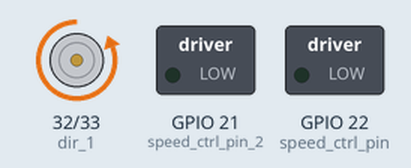
Recording of a sketch running on a simulated ESP32. Shown: motor-driver pin pairs drawn as motors (green arrow = first pin HIGH = forward, orange = second pin HIGH = backward, longer = more drive), switched loads named in the sketch (green lamp = pin HIGH). What the sketch prints to the serial monitor is not drawn.

Above: at 0.2 s.
Timing chart, 0 to 1.7 s (numbered marks = the images above):
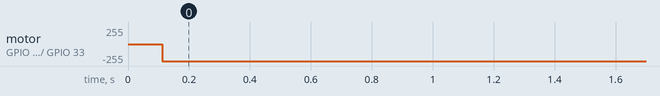

The sketch:

car_joystick.ino
```cpp
#include <WiFi.h>
#include <WiFiUdp.h>
#define ANALOG_PIN A4// potentiometer connected to A4
#define RESOLUTION_BITS 8
#define RESOLUTION ((1<<RESOLUTION_BITS)-1)
#define LEDC_FREQ_HZ 5000
#define speed_1 0 // use first channel of 16
#define speed_2 1 // use first channel of 16
#define speed_ctrl_pin 22
#define speed_ctrl_pin_2 21

int dir_1 = 32; // direction of motor
int dir_2 = 33; // direction of motor
const char* ssid     = "meam510";// create the WiFi name
const char* password = "gooooooo";// create the WiFi password

WiFiUDP UDPTestServer;// set the WiFi to UDP mode
unsigned int udpLocalPort=2801;// create the local port
unsigned int udpTargetPort=2801; // create the target port
const int packetSize = 10;// set packet size
char sendBuffer[packetSize];// set the sending packet
char receiveBuffer[packetSize];// set the receive packet
char number1[packetSize];
char receive_number[packetSize];// set the recive number packet
int xaxis; // variable for x axis value
int yaxis; // variable for y axis value
int right; // speed of right wheel
int left; // speed of left wheel
IPAddress ipTarget(192, 168, 1, 174); // Yuchen Sun's IP
IPAddress ipLocal(192, 168, 1, 165);  // Shallchee Shih's IP

void setup() {
  // set the Wifi as AP mode
  Serial.begin(115200);
  Serial.print("Connecting to ");  Serial.println(ssid);
  WiFi.mode(WIFI_AP);  //set as AP mode
  WiFi.softAP(ssid,password);
  delay(100);
  WiFi.softAPConfig(ipLocal, IPAddress(192, 168, 1, 1), IPAddress(255, 255, 255, 0));
  UDPTestServer.begin(udpLocalPort); // UDP begin
  Serial.println("WiFi connected as "); Serial.print(WiFi.localIP());
  // pin set up
  pinMode(dir_1, OUTPUT);
  pinMode(dir_2,OUTPUT);
  ledcSetup(speed_1, LEDC_FREQ_HZ,RESOLUTION_BITS);
  ledcSetup(speed_2, LEDC_FREQ_HZ,RESOLUTION_BITS);
  ledcAttachPin(speed_ctrl_pin,speed_1);
  ledcAttachPin(speed_ctrl_pin_2,speed_2);
}

void UDPreceiveData() {// write the recieve packet here
  int cb = UDPTestServer.parsePacket();// determine whether there is a sending packet.
  if (cb) { // recieve the sending packet
    UDPTestServer.read(receiveBuffer, packetSize);
    xaxis=receiveBuffer[0]&0b1111111111;
    yaxis=receiveBuffer[1]&0b1111111111;
    Serial.print("receive:");
    Serial.printf("%d\n",receive_number[0]);
    Serial.printf("%d\n", receive_number[1]);
    Serial.println("End of receiving");
  }
}

void loop() {
  delay(1);
  UDPreceiveData();
  delay(10);
  Serial.println("xaxis");
  Serial.printf("%d\n",xaxis);
  Serial.println("yaxis");
  Serial.printf("%d\n",yaxis);
  // Y axis used for forward and backward control
  if(yaxis < 470){
    //Set the motors backward
    digitalWrite(dir_1,LOW);
    digitalWrite(dir_2,HIGH);
    // Convert the yaxis value to speed
    right = map(yaxis,470,0,0,255);
    left = map(yaxis,470,0,0,255);
  }
  else if(yaxis > 550){
    //Set the motors forward
    digitalWrite(dir_1,HIGH);
    digitalWrite(dir_2,LOW);
    // Convert the yaxis value to speed
    right = map(yaxis,550,1023,0,255);
    left =  map(yaxis,550,1023,0,255);
  }
  else{
    right = 0;
    left = 0;
  }

  // X-axis used for left and right control
  if (xaxis < 470){
    // Convert the x axis value to speed
    int xMapped = map(xaxis,470,0,0,255);
    // move left - differential speed control
    left = left - xMapped;
    right = right - xMapped;
    // confined range
    if (left <0){
      left = 0;
    }
    if (right > 255){
      right = 255;
    }
  }
  if (xaxis > 550){
    // Convert the x axis value to speed
    int xMapped = map(xaxis,550,1023,0,255);
    // move right - differential speed control
    left = left + xMapped;
    right = right - xMapped;
    if (left > 255){
      left = 255;
    }
    if (right < 0){
      right = 0;
    }
  }

  // prevent buzzing at low speed
  if (left < 128){
    left = 0;
  }
  if (right <128){
    right = 0;
  }

  // send pwm signal to motors
  ledcWrite(speed_1,right);
  ledcWrite(speed_2,left);

  /* for debugging*/
  Serial.println("The right motor speed is:");
  Serial.printf("%d\n",right);
  Serial.println("The left motor speed is:");
  Serial.printf("%d\n",left);

  delay(1);
}
```

Measured:
- by itself, motor on GPIO 32 (dir_1) / GPIO 33 (dir_2): stopped → backward 255/255 at 0.11 s
